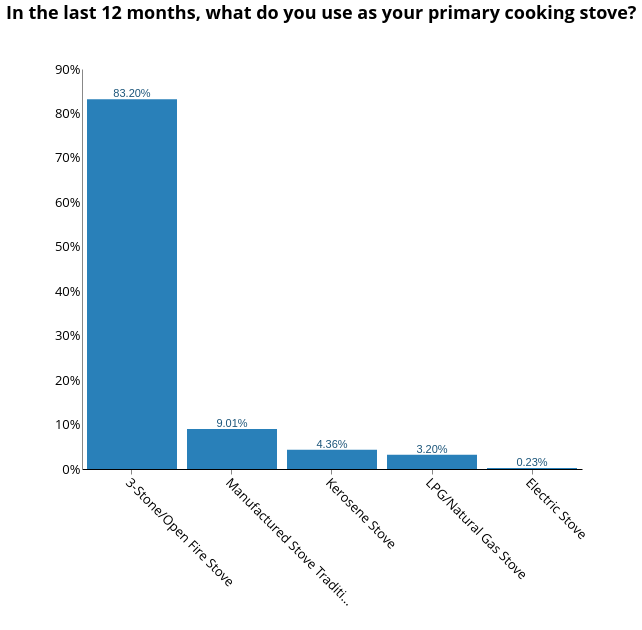

Here is the Vega-Lite specification saved for this chart:
### Vega-Lite specification from a JSON file in a GitHub repository (floating-point values rounded to 4 significant figures; data arrays with more than 128 entries replaced by an {"elided": "..."} marker saying what was removed)
{"width": 800, "height": 400, "config": {"title": {"fontSize": 18, "font": "Open Sans", "anchor": "center", "fontColor": "#000000"}, "axisX": {"domain": true, "domainColor": "#000000", "grid": false, "labelFont": "Open Sans", "labelFontSize": 13, "titleFont": "Open Sans", "titleFontSize": 13, "titleFontWeight": "normal", "title": "X Axis Title (units)", "labelAngle": 45}, "axisY": {"domain": true, "grid": false, "gridColor": "#DEDDDD", "gridWidth": 1, "labelFont": "Open Sans", "labelFontSize": 13, "labelAngle": 0, "ticks": false, "titleFont": "Open Sans", "titleFontSize": 13, "titleFontWeight": "normal", "titlePadding": 10, "title": "Y Axis Title (units)"}, "range": {"category": ["#2980B9", "#003366", "#FFAE19", "#FF4500", "#438B28", "#45B39D", "#99ADC1", "#212F3C"]}, "legend": {"labelFont": "Open Sans", "labelFontSize": 13, "symbolType": "square", "symbolSize": 100, "titleFont": "Open Sans", "titleFontSize": 13, "titleFontWeight": "normal", "title": "Legend", "orient": "right", "offset": 0}, "tooltip": {"font": "Open Sans"}, "view": {"stroke": "transparent", "text": {"font": "Open Sans", "color": ["#2980B9", "#003366", "#FFAE19", "#FF4500", "#438B28", "#45B39D", "#99ADC1", "#212F3C"], "fontSize": 13, "align": "right", "fontWeight": 400, "size": 13}, "bar": {"size": 40, "binSpacing": 1, "continuousBandSize": 30, "discreteBandSize": 30, "fill": ["#2980B9", "#003366", "#FFAE19", "#FF4500", "#438B28", "#45B39D", "#99ADC1", "#212F3C"], "stroke": false}}}, "layer": [{"mark": {"type": "bar", "color": "#2980b9"}, "encoding": {"tooltip": {"field": "primary_stove", "type": "nominal"}, "x": {"axis": {"title": " "}, "field": "primary_stove", "sort": {"field": "primary_stove", "op": "count", "order": "descending"}, "type": "nominal"}, "y": {"aggregate": "sum", "axis": {"format": "%", "title": ""}, "field": "pct", "type": "quantitative"}}, "height": 400, "selection": {"selector034": {"type": "single", "fields": ["i19a"], "bind": {"input": "select", "options": [null, "Wood purchased", "Wood collected", "Crop Residue/Plant Biomass", "Kerosene", "Charcoal", "LPG/cooking gas", "Electric", "Charcoal Briquettes", "Garbage", "Piped Natural Gas", "Coal Briquette", "Biomass Briquette", "Other, specify", "Coal/lignite"], "labels": ["All Responses", "Wood purchased", "Wood collected", "Crop Residue/Plant Biomass", "Kerosene", "Charcoal", "LPG/cooking gas", "Electric", "Charcoal Briquettes", "Garbage", "Piped Natural Gas", "Coal Briquette", "Biomass Briquette", "Other", "Coal/lignite"], "name": "Primary Source of Cooking Fuel  "}}, "selector033": {"type": "single", "fields": ["grid_electricity_yn"], "bind": {"input": "select", "options": [null, "Yes", "No"], "labels": ["All Responses", "Yes", "No"], "name": "Is the household connected to the national grid?  "}}, "selector031": {"type": "single", "fields": ["locality"], "bind": {"input": "select", "options": [null, 0, 1], "labels": ["National", "Urban", "Rural"], "name": "Locality Breakdown  "}}, "selector032": {"type": "single", "fields": ["cs_aggr_tier"], "bind": {"input": "select", "options": [null, "Tier 0", "Tier 1", "Tier 2", "Tier 3", "Tier 4", "Tier 5"], "labels": ["All Tiers", "Tier 0", "Tier 1", "Tier 2", "Tier 3", "Tier 4", "Tier 5"], "name": "Cooking Tier  "}}}, "transform": [{"joinaggregate": [{"op": "count", "field": "*", "as": "total"}]}, {"calculate": "1 / datum.total", "as": "pct"}], "width": 500}, {"mark": {"type": "text", "align": "center", "baseline": "bottom", "color": "#1b557a"}, "encoding": {"text": {"aggregate": "sum", "field": "pct", "format": ".2%", "type": "quantitative"}, "tooltip": {"field": "primary_stove", "type": "nominal"}, "x": {"axis": {"title": " "}, "field": "primary_stove", "sort": {"field": "primary_stove", "op": "count", "order": "descending"}, "type": "nominal"}, "y": {"aggregate": "sum", "axis": {"format": "%", "title": ""}, "field": "pct", "type": "quantitative"}}, "height": 400, "transform": [{"joinaggregate": [{"op": "count", "field": "*", "as": "total"}]}, {"calculate": "1 / datum.total", "as": "pct"}], "width": 500}], "data": {"name": "data-acdf2b9dee9b9661c004c42d0a8d615d"}, "title": {"text": ["In the last 12 months, what do you use as your primary cooking stove?"], "color": "black", "subtitleColor": "black", "offset": 40}, "transform": [{"filter": {"selection": "selector034"}}, {"filter": {"selection": "selector033"}}, {"filter": {"selection": "selector031"}}, {"filter": {"selection": "selector032"}}], "$schema": "https://vega.github.io/schema/vega-lite/v4.17.0.json", "datasets": {"data-acdf2b9dee9b9661c004c42d0a8d615d": {"elided": "3464 records"}}}
